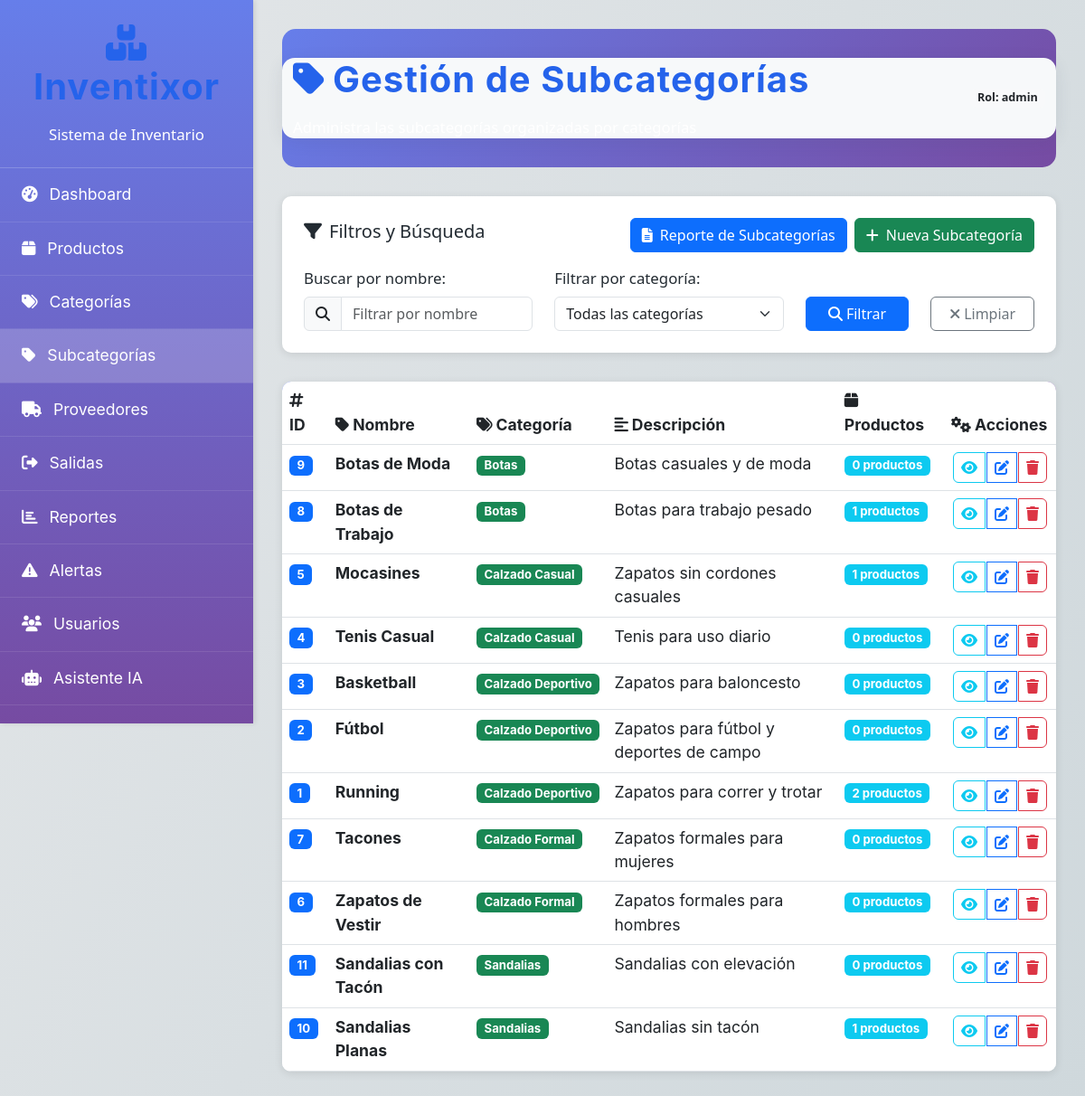
Screenshot of /subcategorias.php (signed in) with the database file from the repository.
### tables this page shows
CREATE TABLE Subcategoria (
    id_subcg INT AUTO_INCREMENT PRIMARY KEY,
    nombre VARCHAR(100) NOT NULL,
    descripcion VARCHAR(255),
    id_categ INT NOT NULL,
    activo BOOLEAN DEFAULT TRUE,
    fecha_creacion TIMESTAMP DEFAULT CURRENT_TIMESTAMP,
    FOREIGN KEY (id_categ) REFERENCES Categoria(id_categ) ON DELETE CASCADE,
    INDEX idx_categoria (id_categ)
);

CREATE TABLE Categoria (
    id_categ INT AUTO_INCREMENT PRIMARY KEY,
    nombre VARCHAR(100) NOT NULL UNIQUE,
    descripcion VARCHAR(255),
    activo BOOLEAN DEFAULT TRUE,
    fecha_creacion TIMESTAMP DEFAULT CURRENT_TIMESTAMP
);

### app/helpers/Database.php (called while the page is built, shortened)
<?php
class Database {
    private $host = 'localhost';
    private $db = 'inventixor';
    private $user = 'root';
    private $pass = '';
    public function __construct() {
        $this->conn = new mysqli($this->host, $this->user, $this->pass, $this->db);
    }
}
?>

### subcategorias.php (the view, shortened to what this page needs)
<?php
require_once 'app/helpers/Database.php';
require_once 'app/helpers/SistemaNotificaciones.php';
$db = new Database();
$filtro = '';
$sql = "SELECT s.id_subcg, s.nombre, s.descripcion, s.id_categ, c.nombre AS categoria_nombre,
               COUNT(p.id_prod) AS total_productos
        FROM Subcategoria s
        LEFT JOIN Categoria c ON s.id_categ = c.id_categ
        LEFT JOIN Productos p ON s.id_subcg = p.id_subcg";
$params = [];
$types = '';
$sql .= " GROUP BY s.id_subcg, s.nombre, s.descripcion, s.id_categ, c.nombre ORDER BY c.nombre, s.nombre";
if (!empty($params)) {
    $stmt = $db->conn->prepare($sql);
    $stmt->bind_param($types, ...$params);
    $stmt->execute();
    $result = $stmt->get_result();
    $stmt->close();
} else {
    $result = $db->conn->query($sql);
}
?>
<!DOCTYPE html>
<html lang="es">
<head>
    <link href="https://cdn.jsdelivr.net/npm/bootstrap@5.3.0/dist/css/bootstrap.min.css" rel="stylesheet">
    <link href="https://cdnjs.cloudflare.com/ajax/libs/font-awesome/6.4.0/css/all.min.css" rel="stylesheet">
    <link rel="stylesheet" href="public/css/style.css">
</head>
<body>
    <div class="sidebar">
        <div class="sidebar-header">
            <h3><i class="fas fa-boxes"></i> Inventixor</h3>
            <p class="mb-0">Sistema de Inventario</p>
        </div>
        <ul class="sidebar-menu">
            <li class="menu-item">
                <a href="dashboard.php" class="menu-link">
                    <i class="fas fa-tachometer-alt me-2"></i> Dashboard
                </a>
            </li>
            <li class="menu-item">
                <a href="productos.php" class="menu-link">
                    <i class="fas fa-box me-2"></i> Productos
                </a>
            </li>
            <li class="menu-item">
                <a href="categorias.php" class="menu-link">
                    <i class="fas fa-tags me-2"></i> Categorías
                </a>
            </li>
            <li class="menu-item">
                <a href="subcategorias.php" class="menu-link active">
                    <i class="fas fa-tag me-2"></i> Subcategorías
                </a>
            </li>
            <li class="menu-item">
                <a href="proveedores.php" class="menu-link">
                    <i class="fas fa-truck me-2"></i> Proveedores
                </a>
            </li>
            <li class="menu-item">
                <a href="salidas.php" class="menu-link">
                    <i class="fas fa-sign-out-alt me-2"></i> Salidas
                </a>
            </li>
            <li class="menu-item">
                <a href="reportes.php" class="menu-link">
                    <i class="fas fa-chart-bar me-2"></i> Reportes
                </a>
            </li>
            <li class="menu-item">
                <a href="alertas.php" class="menu-link">
                    <i class="fas fa-exclamation-triangle me-2"></i> Alertas
                </a>
            </li>
            <li class="menu-item">
                <a href="usuarios.php" class="menu-link">
                    <i class="fas fa-users me-2"></i> Usuarios
                </a>
            </li>
            <li class="menu-item">
                <a href="ia_ayuda.php" class="menu-link">
                    <i class="fas fa-robot me-2"></i> Asistente IA
                </a>
            </li>
            <li class="menu-item">
                <a href="logout.php" class="menu-link">
                </a>
            </li>
        </ul>
    </div>
    <div class="main-content">
        <div class="main-header">
            <div class="container-fluid">
                <div class="d-flex justify-content-between align-items-center">
                    <div>
                        <h2><i class="fas fa-tag me-2"></i>Gestión de Subcategorías</h2>
                        <p class="mb-0">Administra las subcategorías organizadas por categorías</p>
                    </div>
                    <div class="d-flex align-items-center gap-3">
                        <span class="badge bg-light text-dark">
                            Rol: <?= htmlspecialchars($_SESSION['rol']??'') ?>
                        </span>
                    </div>
                </div>
            </div>
        </div>
        <div class="filter-card animate-fade-in">
            <div class="d-flex justify-content-between align-items-center mb-3">
                <h5><i class="fas fa-filter me-2"></i>Filtros y Búsqueda</h5>
                <div class="d-flex gap-2">
                    <a href="reportes.php?tabla=subcategorias" class="btn btn-primary">
                        <i class="fas fa-file-alt me-2"></i>Reporte de Subcategorías
                    </a>
                    <button class="btn btn-success" data-bs-toggle="modal" data-bs-target="#createModal">
                        <i class="fas fa-plus me-2"></i>Nueva Subcategoría
                    </button>
                </div>
            </div>
            <div class="row align-items-end">
                <div class="col-md-4">
                    <label for="filtroInput" class="form-label">Buscar por nombre:</label>
                    <div class="input-group">
                        <span class="input-group-text"><i class="fas fa-search"></i></span>
                        <input type="text" id="filtroInput" class="form-control" placeholder="Filtrar por nombre" value="<?= htmlspecialchars($filtro) ?>">
                    </div>
                </div>
                <div class="col-md-4">
                    <label for="categoriaFiltro" class="form-label">Filtrar por categoría:</label>
                    <select id="categoriaFiltro" class="form-select">
                        <option value="">Todas las categorías</option>
                    </select>
                </div>
                <div class="col-md-2">
                    <button class="btn btn-primary w-100" onclick="aplicarFiltros()">
                        <i class="fas fa-search me-1"></i>Filtrar
                    </button>
                </div>
                <div class="col-md-2">
                    <button class="btn btn-outline-secondary w-100" onclick="limpiarFiltros()">
                        <i class="fas fa-times me-1"></i>Limpiar
                    </button>
                </div>
            </div>
        </div>
        <div class="table-card animate-fade-in">
            <div class="table-responsive">
                <table class="table table-hover mb-0">
                    <thead style="background: linear-gradient(135deg, var(--primary-color), var(--secondary-color)); color: white;">
                        <tr>
                            <th><i class="fas fa-hashtag me-1"></i>ID</th>
                            <th><i class="fas fa-tag me-1"></i>Nombre</th>
                            <th><i class="fas fa-tags me-1"></i>Categoría</th>
                            <th><i class="fas fa-align-left me-1"></i>Descripción</th>
                            <th><i class="fas fa-box me-1"></i>Productos</th>
                            <th><i class="fas fa-cogs me-1"></i>Acciones</th>
                        </tr>
                    </thead>
                    <tbody>
                    <?php while($row = $result->fetch_assoc()): ?>
                        <tr>
                            <td><span class="badge bg-primary"><?= $row['id_subcg'] ?></span></td>
                            <td><strong><?= htmlspecialchars($row['nombre']) ?></strong></td>
                            <td>
                                <span class="badge bg-success">
                                    <?= htmlspecialchars($row['categoria_nombre'] ?? 'Sin categoría') ?>
                                </span>
                            </td>
                            <td><?= htmlspecialchars($row['descripcion']) ?></td>
                            <td>
                                <span class="badge bg-info">
                                    <?= $row['total_productos'] ?> productos
                                </span>
                            </td>
                            <td>
                                <div class="btn-group" role="group">
                                    <button type="button" class="btn btn-outline-info btn-action"
                                            onclick="verDetalleSubcategoria(<?= $row['id_subcg'] ?>)"
                                            title="Ver Detalle">
                                        <i class="fas fa-eye"></i>
                                    </button>
                                    <button type="button" class="btn btn-outline-primary btn-action"
                                            onclick="editarSubcategoria(<?= $row['id_subcg'] ?>, '<?= addslashes($row['nombre']) ?>', '<?= addslashes($row['descripcion']) ?>', <?= $row['id_categ'] ?>)"
                                            title="Editar Subcategoría">
                                        <i class="fas fa-edit"></i>
                                    </button>
                                    <?php if ($_SESSION['rol'] !== 'auxiliar'): ?>
                                    <button type="button" class="btn btn-outline-danger btn-action"
                                            onclick="confirmarEliminar(<?= $row['id_subcg'] ?>, '<?= addslashes($row['nombre']) ?>')"
                                            title="Eliminar Subcategoría">
                                        <i class="fas fa-trash"></i>
                                    </button>
                                    <?php endif; ?>
                                </div>
                            </td>
                        </tr>
                    <?php endwhile; ?>
                    </tbody>
                </table>
            </div>
        </div>
    </div>
</body>
</html>

### public/css/style.css (style rules this page uses)
.container-fluid, .content, .container { background: #f7f9fa !important; border-radius: 14px; box-shadow: 0 4px 18px rgba(60,72,88,0.10); }
.sidebar { min-height: 100vh; box-shadow: 2px 0 5px rgba(0,0,0,0.1); }
.card-title, .sidebar-menu a, .sidebar-menu li, .table th, .table td { font-size: 1.1rem; font-family: 'Inter', Arial, sans-serif; }
.display-6, .main-title, h1, h2, h3 { font-size: 2.5rem; font-weight: bold; font-family: 'Inter', Arial, sans-serif; color: #2563eb; letter-spacing: 1px; }

### subcategorias.php (style rules this page uses)
:root { --primary-color: #667eea; --secondary-color: #764ba2; --sidebar-width: 280px; }
body { font-family: 'Segoe UI', Tahoma, Geneva, Verdana, sans-serif; background-color: #f8f9fa; }
.sidebar { position: fixed; top: 0; left: 0; height: 100vh; width: var(--sidebar-width); background: linear-gradient(180deg, var(--primary-color) 0%, var(--secondary-color) 100%); color: white; z-index: 1000; overflow-y: auto; }
.sidebar-header { padding: 1.5rem; text-align: center; border-bottom: 1px solid rgba(255,255,255,0.2); }
.sidebar-menu { padding: 0; margin: 0; list-style: none; }
.menu-item { border-bottom: 1px solid rgba(255,255,255,0.1); }
.menu-link { display: block; padding: 1rem 1.5rem; color: white; text-decoration: none; transition: all 0.3s; }
.menu-link.active { background: rgba(255,255,255,0.2); }
.main-content { margin-left: var(--sidebar-width); padding: 2rem; }
.main-header { background: linear-gradient(135deg, var(--primary-color), var(--secondary-color)); color: white; padding: 2rem 0; margin-bottom: 2rem; border-radius: 15px; }
.filter-card { background: white; border-radius: 10px; padding: 1.5rem; box-shadow: 0 2px 10px rgba(0,0,0,0.1); margin-bottom: 2rem; }
.table-card { background: white; border-radius: 10px; overflow: hidden; box-shadow: 0 2px 10px rgba(0,0,0,0.1); }
.btn-action { margin: 0 2px; padding: 0.25rem 0.5rem; }
.animate-fade-in { animation: fadeIn 0.6s ease-in; }

### rows the page displays
subcategoria: id_subcg "9", nombre "Botas de Moda", id_categ.nombre "Botas", descripcion "Botas casuales y de moda", total_productos "0"
subcategoria: id_subcg "8", nombre "Botas de Trabajo", id_categ.nombre "Botas", descripcion "Botas para trabajo pesado", total_productos "1"
subcategoria: id_subcg "5", nombre "Mocasines", id_categ.nombre "Calzado Casual", descripcion "Zapatos sin cordones casuales", total_productos "1"
subcategoria: id_subcg "4", nombre "Tenis Casual", id_categ.nombre "Calzado Casual", descripcion "Tenis para uso diario", total_productos "0"
subcategoria: id_subcg "3", nombre "Basketball", id_categ.nombre "Calzado Deportivo", descripcion "Zapatos para baloncesto", total_productos "0"
subcategoria: id_subcg "2", nombre "Fútbol", id_categ.nombre "Calzado Deportivo", descripcion "Zapatos para fútbol y deportes de campo", total_productos "0"
subcategoria: id_subcg "1", nombre "Running", id_categ.nombre "Calzado Deportivo", descripcion "Zapatos para correr y trotar", total_productos "2"
subcategoria: id_subcg "7", nombre "Tacones", id_categ.nombre "Calzado Formal", descripcion "Zapatos formales para mujeres", total_productos "0"
subcategoria: id_subcg "6", nombre "Zapatos de Vestir", id_categ.nombre "Calzado Formal", descripcion "Zapatos formales para hombres", total_productos "0"
subcategoria: id_subcg "11", nombre "Sandalias con Tacón", id_categ.nombre "Sandalias", descripcion "Sandalias con elevación", total_productos "0"
subcategoria: id_subcg "10", nombre "Sandalias Planas", id_categ.nombre "Sandalias", descripcion "Sandalias sin tacón", total_productos "1"

### other values shown
$_SESSION['rol'] "admin"
